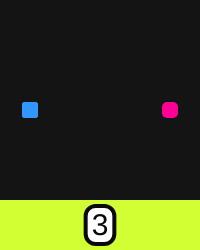
Frame 1 (no input)
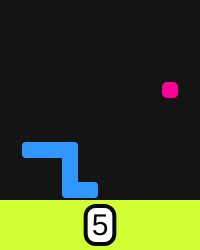
Frame 60 (no input)
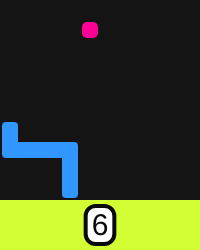
Frame 120 (the mouse pressed at the canvas centre since frame 60)

The p5.js sketch that drew these frames (run headless with seeded random() and noise() and a simulated clock; from frame 60 on, the mouse is pressed at the canvas centre):

// p5.js sketch
// ── sketch.js
const gameWidth = 10;
const gameHeight = 10;
const drawGrid = false;
const speed = 1;

const width = gameWidth * 20;
const height = (gameHeight * 20) + 50;

let length = 3;
let orientation;
let orientationQueue;
let headPos;
let tailPos = [];
let fruitPos;

let frameTime = 0;
let dead = false;
let hamArray = [];
let pathStart;
let pathEnd;
let won = false;
let canCut = false;

const confettiDensity = 1;
const confettiSize = 1 - ((gameWidth + gameHeight) / 2);
const confettiSpeed = 3;
const confettiSpeedVar = 1.5;
const confettiDriftVar = 2;
let confettiArray = [];
let bounceSpeed = 8;
let bounceY = 0;
let time;

function setup() {

  print("Initiating Setup");
  createCanvas(width, height);
  frameRate(60);

  headPos = createVector(0, 0);
  fruitPos = createVector(0, 0);

  headPos.x = floor(gameWidth / 8) * 20;
  headPos.y = floor(gameHeight / 2) * 20;

  fruitPos.x = width - headPos.x - 20;
  fruitPos.y = headPos.y;

  tailPos.length = gameWidth * gameHeight;
  for (let i = 0; i < tailPos.length; i++) {

    tailPos[i] = createVector(headPos.x, headPos.y);
  }
  hamArray = generateHamiltonianArray(gameWidth, gameHeight);
  orientationQueue = hamArray[headPos.x / 20][headPos.y / 20];
  for (let i = 0; i < gameWidth; i++) {
    for (let j = 0; j < gameHeight; j++) {

      if (hamArray[i][j] == 4) {

        if (pathStart.y > pathEnd.y) {

          hamArray[i][j] = 2;
        } else if (pathStart.x < pathEnd.x) {

          hamArray[i][j] = 3;
        } else if (pathStart.y < pathEnd.y) {

          hamArray[i][j] = 0;
        } else if (pathStart.x > pathEnd.x) {

          hamArray[i][j] = 1;
        }
      }
    }
  }

  print("-=* Setup Complete *=-");
}

function draw() {

  background(20);

  if (length >= gameWidth * gameHeight - 2) {

    displayText = "You won!";
    won = true;
    print("I won!");
  }

  noStroke();
  fill(210, 255, 52);
  rect(0, height - 50, width, 50);
  if (frameTime >= speed) {//update---------------------------------------------

    orientation = orientationQueue;
    if (orientation == 0) {//moving and detecting wall hit

      if (headPos.y - 20 < 0) {

        die();
      } else {

        headPos.y = headPos.y - 20;
      }

    } else if (orientation == 1) {

      if (headPos.x + 20 >= width - 1) {

        die();
      } else {

        headPos.x = headPos.x + 20;
      }
    } else if (orientation == 2) {

      if (headPos.y + 20 >= height - 51) {

        die();
      } else {

        headPos.y = headPos.y + 20;
      }
    } else if (orientation == 3) {

      if (headPos.x - 20 < 0) {

        die();
      } else {

        headPos.x = headPos.x - 20;
      }
    } else {

      orientation = 0;
      print("MANUAL ERROR: invalid orientation");
    }

    for (let i = 1; i < tailPos.length; i++) {//updating tail

      tailPos[tailPos.length - i].x = tailPos[(tailPos.length - i) - 1].x;
      tailPos[tailPos.length - i].y = tailPos[(tailPos.length - i) - 1].y;
    }
    tailPos[0].x = headPos.x;
    tailPos[0].y = headPos.y;

    for (let i = 1; i < length + 1; i++) {//checking tail collisions

      if (headPos.x == tailPos[i].x && headPos.y == tailPos[i].y && !dead) {

        die();
      }
    }

    if (length + 1 == gameWidth * gameHeight) {// checking for win

      paused = true;
    }

    //cutting if can
    let pathToFruit = [];
    let current = createVector(headPos.x / 20, headPos.y / 20);
    for (let i = 0; i < gameWidth * gameHeight; i++) {//creating the path array

      pathToFruit.push(current);
      if(current.x == fruitPos.x / 20 && current.y == fruitPos.y / 20) {
        break;
      }
      if (hamArray[current.x][current.y] == 0) {

        current = createVector(current.x, current.y - 1);
      } else if (hamArray[current.x][current.y] == 1) {

        current = createVector(current.x + 1, current.y);
      } else if (hamArray[current.x][current.y] == 2) {

        current = createVector(current.x, current.y + 1);
      } else if (hamArray[current.x][current.y] == 3) {

        current = createVector(current.x - 1, current.y);
      }
    }
    let neighbors = [createVector(-1, -1), createVector(-1, -1), createVector(-1, -1), createVector(-1, -1)];//getting neighbors
    if ((headPos.y / 20) - 1 >= 0) {

      neighbors[0] = createVector(headPos.x / 20, headPos.y / 20 - 1);
    }
    if ((headPos.x / 20) + 1 < gameWidth) {

      neighbors[1] = createVector(headPos.x / 20 + 1, headPos.y / 20);
    }
    if ((headPos.y / 20) + 1 < gameHeight) {

      neighbors[2] = createVector(headPos.x / 20, headPos.y / 20 + 1);
    }
    if ((headPos.x / 20) - 1 >= 0) {

      neighbors[3] = createVector(headPos.x / 20 - 1, headPos.y / 20);
    }
    let neighborIndex = [0, 0, 0, 0];
    for (let i = 0; i < pathToFruit.length; i++) {

      for (let j = 0; j < neighbors.length; j++) {

        //print(pathToFruit[i] + " : " + neighbors[j]);
        if (neighbors[j].equals(pathToFruit[i])) {

          neighborIndex[j] = i;
          //print("Found one at index = " + i);
        }
      }
    }

    let potentialNeighbors = [];
    let potentialNeighborIndex = [];
    for (let i = 0; i < 4; i++) {

      if (neighborIndex[i] > 1) {

        potentialNeighbors.push(neighbors[i]);
        potentialNeighborIndex.push(neighborIndex[i]);
      }
    }

    let cutTo;
    let potentialCut;
    let safe;
    if (potentialNeighbors.length > 0) {

      canCut = true;
      let max = 0;
      for (let i = 0; i < potentialNeighborIndex.length; i++) {

        if (potentialNeighborIndex[i] > max) {

          potentialCut = potentialNeighbors[i];
          potentialCutIndex = potentialNeighborIndex[i];
        }
      }

    } else { canCut = false; }

    if (canCut) {

      safe = true;
      for (let i = 0; i < length + 2; i++) {

        for (let j = 1; j < potentialCutIndex; j++) {

          if (pathToFruit[j].x == tailPos[i].x / 20 && pathToFruit[j].y == tailPos[i].y / 20) {

            safe = false;
          }
        }
      }
    }

    print("Can cut: " + canCut + " | Safe: " + safe);
    if (canCut && safe) {

      cutTo = potentialCut;
      if (cutTo.y < headPos.y / 20) {

        orientationQueue = 0;
      } else if (cutTo.x > headPos.x / 20) {

        orientationQueue = 1;
      } else if (cutTo.y > headPos.y / 20) {

        orientationQueue = 2;
      } else if (cutTo.x < headPos.x / 20) {

        orientationQueue = 3;
      }

    } else {

      orientationQueue = hamArray[headPos.x / 20][headPos.y / 20];//following the path
    }

    frameTime = 0;
  } else {

    if(!dead && !won) {

      frameTime++;
    } else { print("fasdfasdf"); }
  }

  if (headPos.x == fruitPos.x && headPos.y == fruitPos.y) {// detecting fruit collisions

    length++;
    generateNewFruit();
  }

  noStroke();// drawing and stuff
  fill(50, 150, 255);
  if (!dead && length + 1 <= tailPos.length) {

    for (let i = 1; i < length + 1; i++) {
      rect(tailPos[i].x + 2, tailPos[i].y + 2, 16, 16, 4);
      rect((tailPos[i].x + tailPos[i - 1].x) / 2 + 2, (tailPos[i].y + tailPos[i - 1].y) / 2 + 2, 16, 16, 4);
    }
  } else if (dead && length + 1 <= tailPos.length) {

    for (let i = 1; i < length + 2; i++) {

      rect(tailPos[i].x + 2, tailPos[i].y + 2, 16, 16, 4);
      rect((tailPos[i].x + tailPos[i - 1].x) / 2 + 2, (tailPos[i].y + tailPos[i - 1].y) / 2 + 2, 16, 16, 4);
    }
  } else {

    for (let i = 1; i < tailPos.length; i++) {

      rect(tailPos[i].x + 2, tailPos[i].y + 2, 16, 16, 4);
      rect((tailPos[i].x + tailPos[i - 1].x) / 2 + 2, (tailPos[i].y + tailPos[i - 1].y) / 2 + 2, 16, 16, 4);
    }
  }
  rect(headPos.x + 2, headPos.y + 2, 16, 16, 4);

  if (won) {

    if (hamArray[headPos.x / 20][headPos.y / 20] == 0) {

      rect(headPos.x + 2, headPos.y - 18, 16, 16, 4);
      rect(headPos.x + 2, headPos.y - 8, 16, 16, 4);
    } else if (hamArray[headPos.x / 20][headPos.y / 20] == 1) {

      rect(headPos.x + 22, headPos.y + 2, 16, 16, 4);
      rect(headPos.x + 12, headPos.y + 2, 16, 16, 4);
    } else if (hamArray[headPos.x / 20][headPos.y / 20] == 2) {

      rect(headPos.x + 2, headPos.y + 22, 16, 16, 4);
      rect(headPos.x + 2, headPos.y + 12, 16, 16, 4);
    } else if (hamArray[headPos.x / 20][headPos.y / 20] == 3) {

      rect(headPos.x - 18, headPos.y + 2, 16, 16, 4);
      rect(headPos.x - 8, headPos.y + 2, 16, 16, 4);
    }

    stroke(10);
    strokeWeight(4);
    fill(255);
    textSize(30);
    textAlign(CENTER, TOP);
    rect((width / 2) - ((textWidth(gameWidth * gameHeight) + 12) / 2), height - 44, textWidth(gameWidth * gameHeight) + 12, 38, 10);
    fill(10);
    noStroke();
    text(gameWidth * gameHeight, width / 2, height - 38);

    for (let i = 0; i < confettiDensity; i++) {

      let newConf = new confetti();
      confettiArray.push(newConf);
      newConf.index = confettiArray.length;
    }

    for (let i = 0; i < confettiArray.length; i++) {

      confettiArray[i].update();
    }

  } else {

    fill(255, 0, 150);
    rect(fruitPos.x + 2, fruitPos.y + 2, 16, 16, 5);


    stroke(10);
    strokeWeight(4);
    fill(255);
    textSize(30);
    textAlign(CENTER, TOP);
    rect((width / 2) - ((textWidth(str(length)) + 12) / 2), height - 44, textWidth(str(length)) + 12, 38, 10);
    fill(10);
    noStroke();
    text(str(length), width / 2, height - 38);
  }

  /*for (let i = 0; i < gameWidth; i++) {
    for (let j = 0; j < gameHeight; j++) {

      fill(240, 90);
      rect((i * 20) + 5, (j * 20) + 5, 10, 10);

      if (hamArray[i][j] == 0) {

        rect((i * 20) + 5, (j * 20) - 5, 10, 10);
      } else if (hamArray[i][j] == 1) {

        rect((i * 20) + 15, (j * 20) + 5, 10, 10);
      } else if (hamArray[i][j] == 2) {

        rect((i * 20) + 5, (j * 20) + 15, 10, 10);
      } else if (hamArray[i][j] == 3) {

        rect((i * 20) - 5, (j * 20) + 5, 10, 10);
      }

      fill(250);
      textSize(10);
      textAlign(CENTER, CENTER);
      //text(hamArray[i][j], (i * 20) + 10, (j * 20) + 10);
    }
  }*/
}

function die () {

  dead = true;
  noLoop();
}

function generateNewFruit () {

  if (length < gameWidth * gameHeight) {

    fruitPos.x = floor(random(0, gameWidth)) * 20;
    fruitPos.y = floor(random(0, gameHeight)) * 20;

    for (let i = 1; i < length + 1; i++) {

      if (fruitPos.x == tailPos[i].x && fruitPos.y == tailPos[i].y) {

        generateNewFruit();
        break;
      }
    }
  } else {

    print("You won!!");
  }

}


function generateHamiltonianArray (w, h) {

  //initializing the Hamiltonian path
  let path = [];
  let out;
  path.length = w * h;
  for (let i = 0; i < path.length; i++) {

    if (indexToGrid(i).y % 2 == 0) {

      path[i] = createVector(indexToGrid(i).x, indexToGrid(i).y);
    } else {

      path[i] = createVector((w - indexToGrid(i).x) - 1, indexToGrid(i).y);
    }
  }

  //converting location array into a vector array
  let vectorArray = []
  vectorArray.length = w;
  for (let i = 0; i < vectorArray.length; i++) {

    vectorArray[i] = []
    vectorArray[i].length = w;
    for (let j = 0; j < vectorArray[i].length; j++) {

      vectorArray[i][j] = -216;
    }
  }
  for (let i = 0; i < path.length - 1; i++) {

    if (path[i].y > path[i + 1].y) {

      vectorArray[path[i].x][path[i].y] = 0;
    } else if (path[i].x < path[i + 1].x) {

      vectorArray[path[i].x][path[i].y] = 1;
    } else if (path[i].y < path[i + 1].y) {

      vectorArray[path[i].x][path[i].y] = 2;
    } else if (path[i].x > path[i + 1].x) {

      vectorArray[path[i].x][path[i].y] = 3;
    } else {

      print("MANUAL ERROR: invalid vector value");
    }
  }
  vectorArray[path[path.length - 1].x][path[path.length - 1].y] = 4;
  let start = createVector(0, 0);
  let end = createVector(path[path.length - 1].x, path[path.length - 1].y);

  //THE MAGIC!!!!!--------------------------------------------------------------
  while (true) {

    if(checkAdj(start, end)) {

      break;
    }
    //gathering possible backbiting moves
    let neighbors = [];
    if (start.y - 1 >= 0) {

      neighbors.push(createVector(start.x, start.y - 1));

      if (vectorArray[start.x][start.y] == 0) {

        neighbors.pop();
      }
    }
    if (start.x + 1 < w) {

      neighbors.push(createVector(start.x + 1, start.y));

      if (vectorArray[start.x][start.y] == 1) {

        neighbors.pop();
      }
    }
    if (start.y + 1 < h) {

      neighbors.push(createVector(start.x, start.y + 1));

      if (vectorArray[start.x][start.y] == 2) {

        neighbors.pop();
      }
    }
    if (start.x - 1 >= 0) {

      neighbors.push(createVector(start.x - 1, start.y));

      if (vectorArray[start.x][start.y] == 3) {

        neighbors.pop();
      }
    }
    let toSwitch = neighbors[floor(random(0, neighbors.length))];

    //backbiting
    let current;
    let previous = start;
    if (vectorArray[start.x][start.y] == 0) {//initializing current

      current = createVector(start.x, start.y - 1);
    } else if (vectorArray[start.x][start.y] == 1) {

      current = createVector(start.x + 1, start.y);
    } else if (vectorArray[start.x][start.y] == 2) {

      current = createVector(start.x, start.y + 1);
    } else if (vectorArray[start.x][start.y] == 3) {

      current = createVector(start.x - 1, start.y);
    }

    if (toSwitch.y < start.y) {//realigning current

      vectorArray[start.x][start.y] = 0;
    } else if (toSwitch.x > start.x) {

      vectorArray[start.x][start.y] = 1;
    } else if (toSwitch.y > start.y) {

      vectorArray[start.x][start.y] = 2;
    } else if (toSwitch.x < start.x) {

      vectorArray[start.x][start.y] = 3;
    }
    while (true) {

      let next;
      if (vectorArray[current.x][current.y] == 0) {//setting the next current

        next = createVector(current.x, current.y - 1);
      } else if (vectorArray[current.x][current.y] == 1) {

        next = createVector(current.x + 1, current.y);
      } else if (vectorArray[current.x][current.y] == 2) {

        next = createVector(current.x, current.y + 1);
      } else if (vectorArray[current.x][current.y] == 3) {

        next = createVector(current.x - 1, current.y);
      }

      if (previous.y < current.y) {//realigning current

        vectorArray[current.x][current.y] = 0;
        //print(">Successfully flipped " + current.x + " : " + current.y + " to face 0");

      } else if (previous.x > current.x) {

        vectorArray[current.x][current.y] = 1;
        //print(">Successfully flipped " + current.x + " : " + current.y + " to face 1");

      } else if (previous.y > current.y) {

        vectorArray[current.x][current.y] = 2;
        //print(">Successfully flipped " + current.x + " : " + current.y + " to face 2");

      } else if (previous.x < current.x) {

        vectorArray[current.x][current.y] = 3;
        //print(">Successfully flipped " + current.x + " : " + current.y + " to face 3");

      }

      previous = current;//moving on
      current = next;


      let c = end;// locating the start
      for (let i = 0; i < w * h; i++) {

        if (c.y > 0 && vectorArray[c.x][c.y - 1] == 2) {

          c = createVector(c.x, c.y - 1);
        } else if (c.x < w - 1 && vectorArray[c.x + 1][c.y] == 3) {

          c = createVector(c.x + 1, c.y);
        } else if (c.y < h - 1 && vectorArray[c.x][c.y + 1] == 0) {

          c = createVector(c.x, c.y + 1);
        } else if (c.x > 0 && vectorArray[c.x - 1][c.y] == 1) {

          c = createVector(c.x - 1, c.y);
        } else {

          start = c;
        }
      }

      if (current.equals(toSwitch)) {
        print("Finished keia backbite");

        let path = [];
        let current = start;
        for (let i = 0; i < w * h; i++) {

          path.push(current);

          let next;
          if (vectorArray[current.x][current.y] == 0) {

            current = createVector(current.x, current.y - 1);
          } else if (vectorArray[current.x][current.y] == 1) {

            current = createVector(current.x + 1, current.y);
          } else if (vectorArray[current.x][current.y] == 2) {

            current = createVector(current.x, current.y + 1);
          } else if (vectorArray[current.x][current.y] == 3) {

            current = createVector(current.x - 1, current.y);
          }
        }
        reverse(path);
        //path = path.reversed();

        for (let i = 0; i < vectorArray.length; i++) {

          vectorArray[i] = []
          vectorArray[i].length = w;
          for (let j = 0; j < vectorArray[i].length; j++) {

            vectorArray[i][j] = -216;
          }
        }
        for (let i = 0; i < path.length - 1; i++) {

          if (path[i].y > path[i + 1].y) {

            vectorArray[path[i].x][path[i].y] = 0;
          } else if (path[i].x < path[i + 1].x) {

            vectorArray[path[i].x][path[i].y] = 1;
          } else if (path[i].y < path[i + 1].y) {

            vectorArray[path[i].x][path[i].y] = 2;
          } else if (path[i].x > path[i + 1].x) {

            vectorArray[path[i].x][path[i].y] = 3;
          } else {

            print("MANUAL ERROR: invalid vector value");
          }
        }
        vectorArray[path[path.length - 1].x][path[path.length - 1].y] = 4;
        start = createVector(path[0].x, path[0].y);
        end = createVector(path[path.length - 1].x, path[path.length - 1].y);


        break;
      }
    }
    pathStart = start;
    pathEnd = end;
  }

  //print ("Hamiltonian Cycle generated");
  out = vectorArray;
  return out;
}

class confetti {

  constructor () {

    this.x = random(0, width);
    this.y = -10;
    this.varX = random(-confettiDriftVar, confettiDriftVar);
    this.speed = random(confettiSpeed - confettiSpeedVar, confettiSpeed + confettiSpeedVar);
    this.index;

    this.x1 = random(0, confettiSize);
    this.y1 = random(0, confettiSize);
    this.x2 = random(-confettiSize, 0);
    this.y2 = random(0, confettiSize);
    this.x3 = random(-confettiSize, 0);
    this.y3 = random(-confettiSize, 0);
    this.x4 = random(0, confettiSize);
    this.y4 = random(-confettiSize, 0);

    this.r = random(150, 250);
    this.g = random(150, 250);
    this.b = random(150, 250);
  }

  update () {

    noStroke();
    fill(this.r, this.g, this.b);
    quad(this.x + this.x1, this.y + this.y1, this.x + this.x2, this.y + this.y2, this.x + this.x3, this.y + this.y3, this.x + this.x4, this.y + this.y4);

    this.y += this.speed;
    this.x += this.varX;
  }
}

function keyPressed () {

  if (key == ' ') {

    loop();
  } else if (key == 'q') {

    noLoop();
  }
}

function gridToIndex (x, y) {

  let out = (y * gameWidth) + x;
  return out;
}

function indexToGrid (i) {

  let out = createVector(i % gameWidth, (i - (i % gameWidth)) / gameWidth);
  return out;
}

function checkAdj (a, b) {

  if (a.y > 0 && a.x == b.x && a.y - 1 == b.y) {

    return true;
  } else if (a.x < gameWidth - 1 && a.x + 1 == b.x && a.y == b.y) {

    return true;
  } else if (a.y < gameHeight - 1 && a.x == b.x && a.y + 1 == b.y) {

    return true;
  } else if (a.x < 0 && a.x - 1 == b.x && a.y == b.y) {

    return true;
  } else {

    return false;
  }
}
